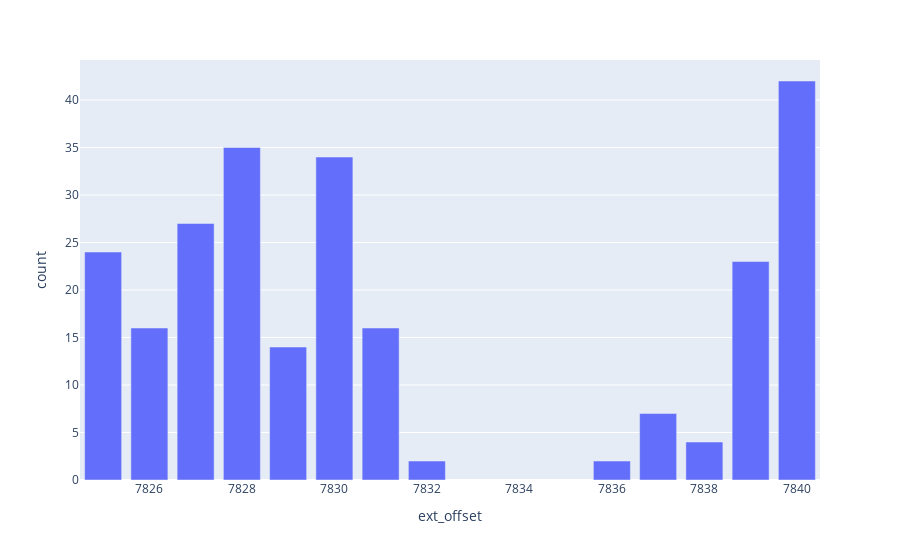

Notebook code cell kept with this figure:
### Markdown cell above
Now that we have generated the stats, the next thing we want to do is graph them, let's start with something simple: a bar chart of EXT offsets and the amount of times they were hit

### Code cell
import plotly.express as px
import datetime
import numpy as np
import pandas as pd
import plotly.graph_objects as go
from ipywidgets import widgets
import plotly.express as p
fig = px.bar(gc_results_gg.extdf,x="ext_offset",y="count")
fig.update()
fig.show()

### Figure 1 — Plotly figure (JSON) as saved in the notebook; plotly's stock layout.template omitted (floating-point values rounded to 4 significant figures)
{"data": [{"alignmentgroup": "True", "hovertemplate": "ext_offset=%{x}<br>count=%{y}<extra></extra>", "legendgroup": "", "marker": {"color": "#636efa", "pattern": {"shape": ""}}, "name": "", "offsetgroup": "", "orientation": "v", "showlegend": false, "textposition": "auto", "type": "bar", "x": [7825, 7826, 7827, 7828, 7829, 7830, 7831, 7832, 7836, 7837, 7838, 7839, 7840], "xaxis": "x", "y": [24, 16, 27, 35, 14, 34, 16, 2, 2, 7, 4, 23, 42], "yaxis": "y"}], "layout": {"autosize": true, "barmode": "relative", "legend": {"tracegroupgap": 0}, "margin": {"t": 60}, "xaxis": {"anchor": "y", "autorange": true, "domain": [0, 1], "range": [7824.0, 7840.0], "title": {"text": "ext_offset"}, "type": "linear"}, "yaxis": {"anchor": "x", "autorange": true, "domain": [0, 1], "range": [0, 44.21], "title": {"text": "count"}, "type": "linear"}}}
